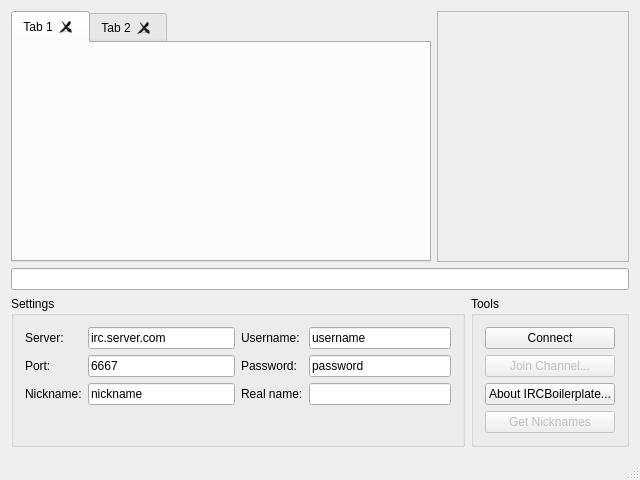
<?xml version="1.0" encoding="UTF-8"?>
<ui version="4.0">
 <class>MainWindow</class>
 <widget class="QMainWindow" name="MainWindow">
  <property name="geometry">
   <rect>
    <x>0</x>
    <y>0</y>
    <width>640</width>
    <height>480</height>
   </rect>
  </property>
  <property name="sizePolicy">
   <sizepolicy hsizetype="Expanding" vsizetype="Expanding">
    <horstretch>0</horstretch>
    <verstretch>0</verstretch>
   </sizepolicy>
  </property>
  <property name="windowTitle">
   <string>MainWindow</string>
  </property>
  <widget class="QWidget" name="centralWidget">
   <layout class="QVBoxLayout" name="verticalLayout">
    <item>
     <layout class="QHBoxLayout" name="horizontalLayout_4">
      <item>
       <widget class="QTabWidget" name="outputTabWidget">
        <property name="currentIndex">
         <number>0</number>
        </property>
        <property name="tabsClosable">
         <bool>true</bool>
        </property>
        <widget class="QWidget" name="tab">
         <attribute name="title">
          <string>Tab 1</string>
         </attribute>
        </widget>
        <widget class="QWidget" name="tab_2">
         <property name="enabled">
          <bool>false</bool>
         </property>
         <attribute name="title">
          <string>Tab 2</string>
         </attribute>
        </widget>
       </widget>
      </item>
      <item>
       <widget class="QListWidget" name="namesListWidget">
        <property name="enabled">
         <bool>false</bool>
        </property>
        <property name="sizePolicy">
         <sizepolicy hsizetype="Fixed" vsizetype="Expanding">
          <horstretch>0</horstretch>
          <verstretch>0</verstretch>
         </sizepolicy>
        </property>
        <property name="maximumSize">
         <size>
          <width>192</width>
          <height>16777215</height>
         </size>
        </property>
        <property name="sortingEnabled">
         <bool>true</bool>
        </property>
       </widget>
      </item>
     </layout>
    </item>
    <item>
     <widget class="QLineEdit" name="inputEdit"/>
    </item>
    <item>
     <layout class="QHBoxLayout" name="horizontalLayout_3">
      <item>
       <widget class="QGroupBox" name="settingsGroupBox">
        <property name="title">
         <string>Settings</string>
        </property>
        <layout class="QHBoxLayout" name="horizontalLayout_2">
         <item>
          <layout class="QHBoxLayout" name="horizontalLayout">
           <item>
            <layout class="QFormLayout" name="formLayout">
             <item row="0" column="0">
              <widget class="QLabel" name="serverLabel">
               <property name="text">
                <string>Server:</string>
               </property>
              </widget>
             </item>
             <item row="0" column="1">
              <widget class="QLineEdit" name="serverEdit">
               <property name="text">
                <string>irc.server.com</string>
               </property>
              </widget>
             </item>
             <item row="1" column="0">
              <widget class="QLabel" name="portLabel">
               <property name="text">
                <string>Port:</string>
               </property>
              </widget>
             </item>
             <item row="1" column="1">
              <widget class="QLineEdit" name="portEdit">
               <property name="inputMethodHints">
                <set>Qt::ImhDigitsOnly</set>
               </property>
               <property name="text">
                <string>6667</string>
               </property>
              </widget>
             </item>
             <item row="2" column="0">
              <widget class="QLabel" name="nicknameLabel">
               <property name="text">
                <string>Nickname:</string>
               </property>
              </widget>
             </item>
             <item row="2" column="1">
              <widget class="QLineEdit" name="nicknameEdit">
               <property name="text">
                <string>nickname</string>
               </property>
              </widget>
             </item>
            </layout>
           </item>
           <item>
            <layout class="QFormLayout" name="formLayout_2">
             <property name="fieldGrowthPolicy">
              <enum>QFormLayout::AllNonFixedFieldsGrow</enum>
             </property>
             <item row="0" column="0">
              <widget class="QLabel" name="usernameLabel">
               <property name="text">
                <string>Username:</string>
               </property>
              </widget>
             </item>
             <item row="0" column="1">
              <widget class="QLineEdit" name="usernameEdit">
               <property name="text">
                <string>username</string>
               </property>
              </widget>
             </item>
             <item row="1" column="0">
              <widget class="QLabel" name="passwordLabel">
               <property name="text">
                <string>Password:</string>
               </property>
              </widget>
             </item>
             <item row="1" column="1">
              <widget class="QLineEdit" name="passwordEdit">
               <property name="text">
                <string>password</string>
               </property>
              </widget>
             </item>
             <item row="2" column="0">
              <widget class="QLabel" name="realnameLabel">
               <property name="text">
                <string>Real name:</string>
               </property>
              </widget>
             </item>
             <item row="2" column="1">
              <widget class="QLineEdit" name="realnameEdit"/>
             </item>
            </layout>
           </item>
          </layout>
         </item>
        </layout>
       </widget>
      </item>
      <item>
       <widget class="QGroupBox" name="toolsGroupBox">
        <property name="title">
         <string>Tools</string>
        </property>
        <layout class="QGridLayout" name="gridLayout">
         <item row="0" column="0">
          <widget class="QPushButton" name="connectButton">
           <property name="text">
            <string>Connect</string>
           </property>
          </widget>
         </item>
         <item row="1" column="0">
          <widget class="QPushButton" name="joinButton">
           <property name="enabled">
            <bool>false</bool>
           </property>
           <property name="text">
            <string>Join Channel...</string>
           </property>
          </widget>
         </item>
         <item row="2" column="0">
          <widget class="QPushButton" name="aboutButton">
           <property name="text">
            <string>About IRCBoilerplate...</string>
           </property>
          </widget>
         </item>
         <item row="3" column="0">
          <widget class="QPushButton" name="getNamesButton">
           <property name="enabled">
            <bool>false</bool>
           </property>
           <property name="text">
            <string>Get Nicknames</string>
           </property>
          </widget>
         </item>
        </layout>
       </widget>
      </item>
     </layout>
    </item>
   </layout>
  </widget>
  <widget class="QStatusBar" name="statusBar"/>
 </widget>
 <layoutdefault spacing="6" margin="11"/>
 <resources/>
 <connections/>
</ui>
